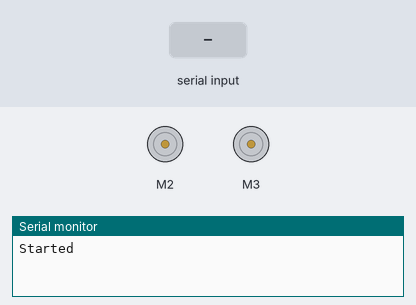
Bench run of a sketch on a simulated Arduino Uno, built with avr-gcc and run on an emulated ATmega328P. On the bench: 2 × DC motor (green arrow = forward, orange = backward, longer = faster), the last lines printed to the serial monitor. The inputs (shaded band) are chosen by the test bench.

Above: at 1.2 s.
1.3 s: "U" received over Serial
At 2.5 s:
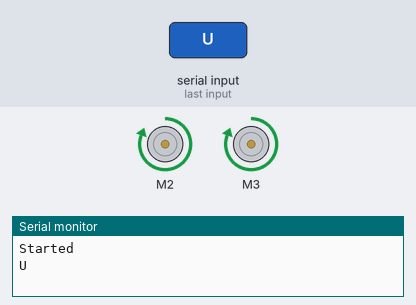
2.8 s: "R" received over Serial
At 3.7 s:
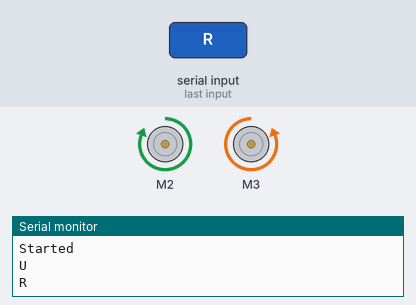
4.3 s: "L" received over Serial
At 4.8 s:
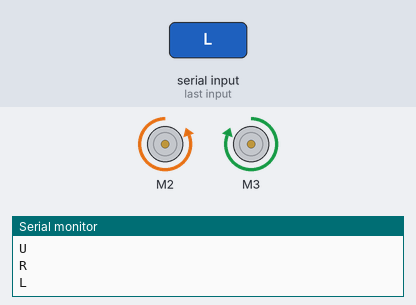
5.8 s: "D" received over Serial
At 7.0 s:
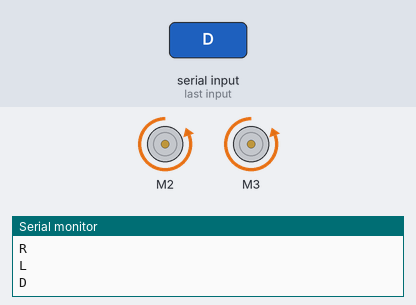
7.3 s: "S" received over Serial
At 8.3 s:
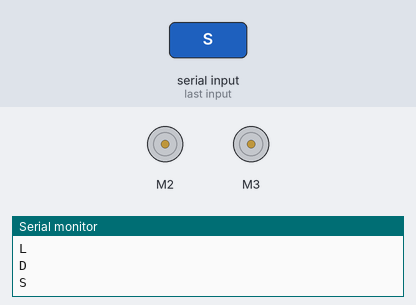
Timing chart, 0 to 9.8 s (numbered marks = the images above; inputs shaded):
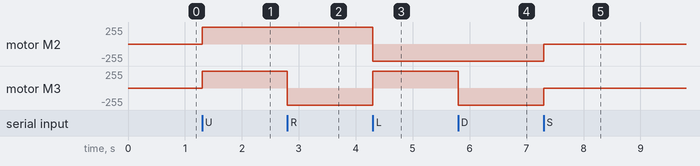

The sketch:

sketch_may21a.ino
```cpp
#include <AFMotor.h>

AF_DCMotor motorLeft(2);
AF_DCMotor motorRight(3);

int currentSpeed = 255; // 0 -> 255

void setup() {
  // put your setup code here, to run once:
  Serial.begin(9600);
  Serial.println("Started ");
  currentSpeed = 255;
}

void test() {
  moveForward();
  delay(1000);
  moveLeft();
  delay(1000);
  moveRight();
  delay(1000);
  moveBackward();
  delay(1000);
  stopMotor();
}


void loop() {
  // put your main code here, to run repeatedly:
  checkCommand();
}

/**
   Kiểm tra có lệnh gửi tới hay không
*/
void checkCommand() {
  if (!Serial.available()) return;
  char c = Serial.read();
  Serial.println(c);

  if (c == 'U') {
    moveForward();

  } else if (c == 'R') {
    moveRight();

  } else if (c == 'L') {
    moveLeft();

  } else if (c == 'D') {
    moveBackward();

  } else if (c == 'S') {
    stopMotor();

  }
}

void stopMotor() {
  motorLeft.run(RELEASE);
  motorRight.run(RELEASE);
}

/**
  Di chuyển sang trái, lùi motor trái, tiến motor phải
*/
void moveLeft(int speed) {
  motorLeft.setSpeed(speed);
  motorRight.setSpeed(speed);

  motorLeft.run(BACKWARD);
  motorRight.run(FORWARD);
}

void moveLeft() {
  moveLeft(currentSpeed);
}

/**
  Di chuyển sang phải, lùi motor phải, tiến motor trái
*/
void moveRight(int speed) {
  motorLeft.setSpeed(speed);
  motorRight.setSpeed(speed);

  motorLeft.run(FORWARD);
  motorRight.run(BACKWARD);
}

void moveRight() {
  moveRight(currentSpeed);
}

/**
  Tiến về phía trước, cả hai motor đều tiến
*/
void moveForward(int speed) {
  motorLeft.setSpeed(speed);
  motorRight.setSpeed(speed);

  motorLeft.run(FORWARD);
  motorRight.run(FORWARD);
}

void moveForward() {
  moveForward(currentSpeed);
}

/**
  Lùi về phía sau, cả hai motor đều lùi
*/
void moveBackward(int speed) {
  setSpeed(speed);

  motorLeft.run(BACKWARD);
  motorRight.run(BACKWARD);
}

void moveBackward() {
  moveBackward(currentSpeed);
}

/**
   Chỉnh tốc độ của hai động cơ
*/
void setSpeed(int speed) {
  motorLeft.setSpeed(speed);
  motorRight.setSpeed(speed);
}
```

Measured:
- after the input at 1.3 s, motor M2, motor M3: stopped → forward 255/255 at once
- after the input at 2.8 s, motor M3: forward 255/255 → backward 255/255 at once
- after the input at 4.3 s, motor M2: forward 255/255 → backward 255/255 at once; motor M3: backward 255/255 → forward 255/255 at once
- after the input at 5.8 s, motor M3: forward 255/255 → backward 255/255 at once
- after the input at 7.3 s, motor M2, motor M3: backward 255/255 → stopped at once
